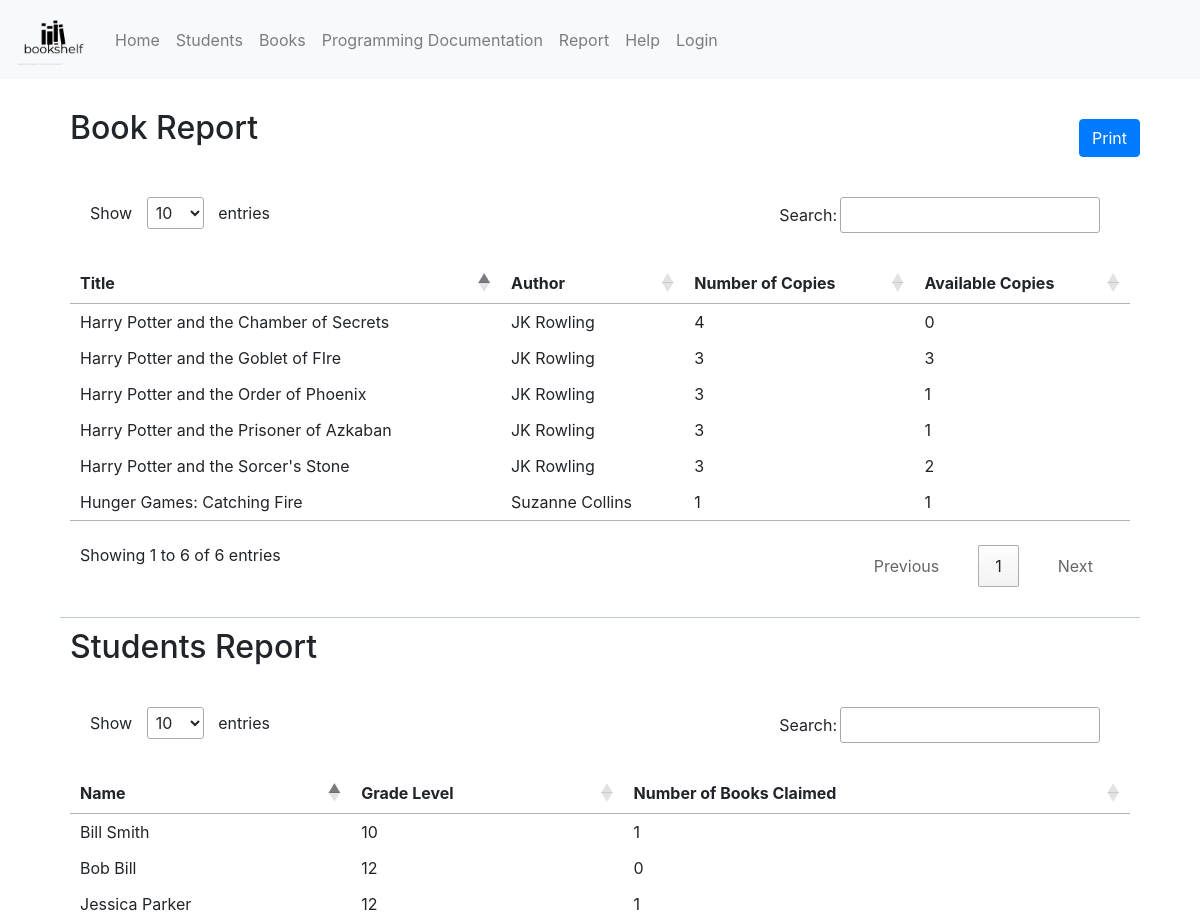
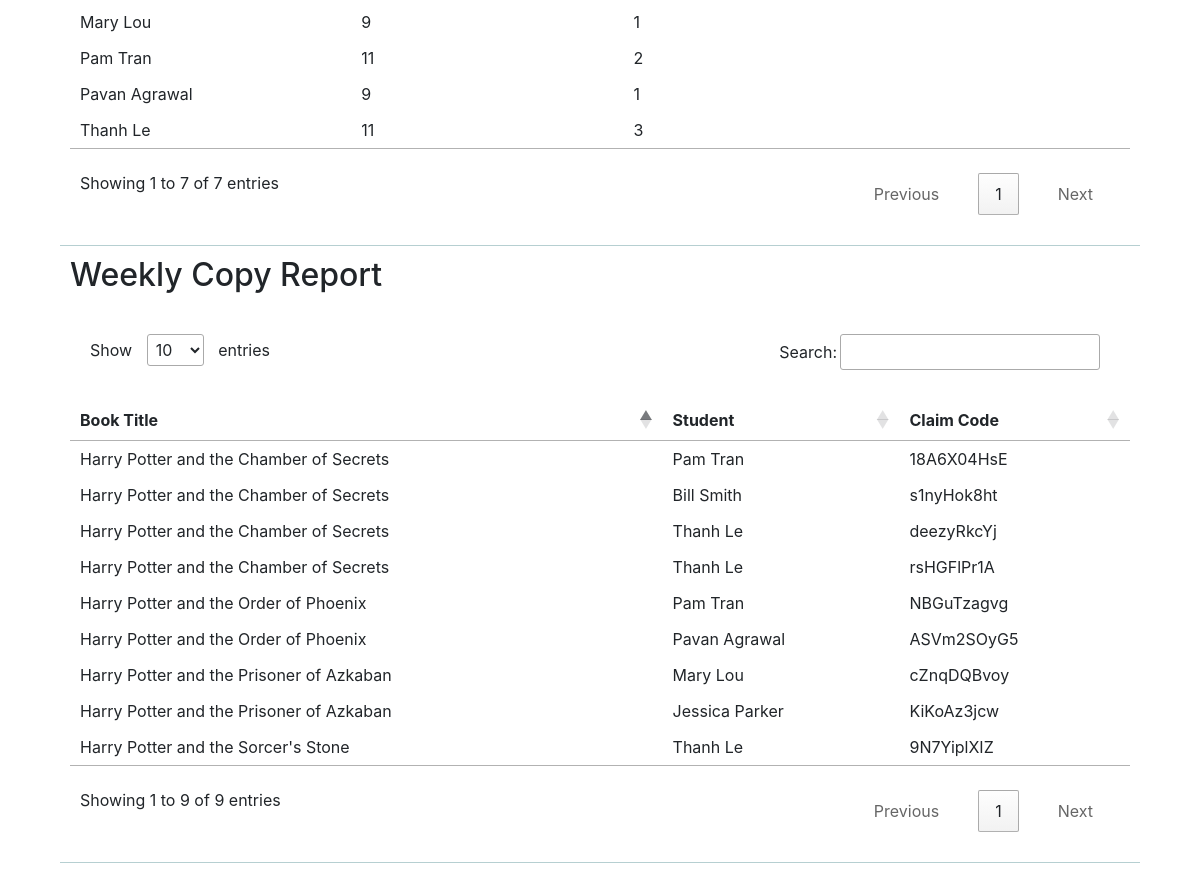
/report/, run on an earlier commit of the app's database (2 pictures, top to bottom).
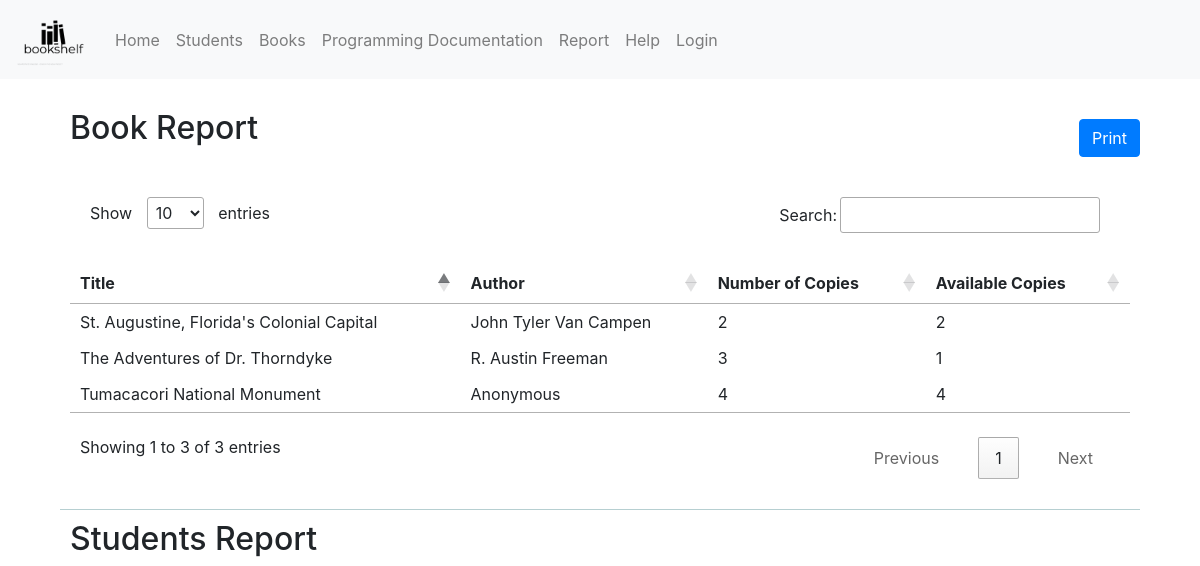
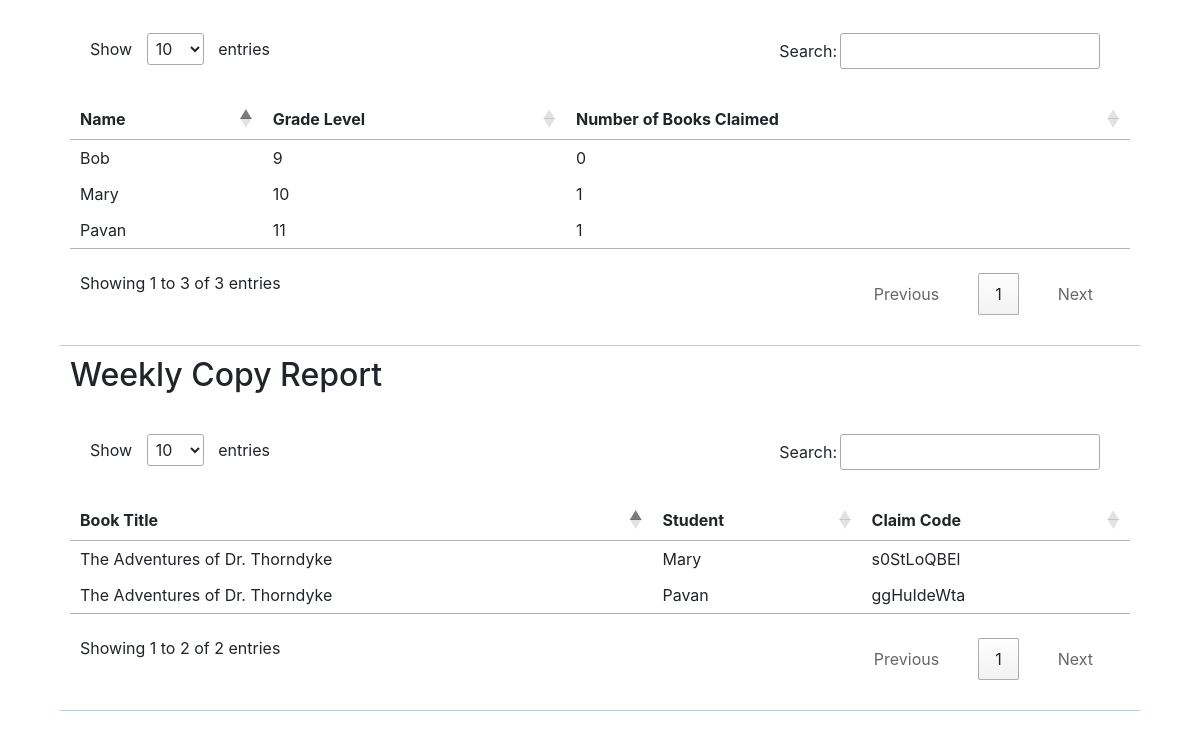
And on a later commit of the database (2 pictures, top to bottom).
### fbla_admin/models.py (models this page shows, shortened)
class book(models.Model):
    name = models.CharField(max_length=255)
    slug = extension_fields.AutoSlugField(populate_from='name', blank=True)
    created = models.DateTimeField(auto_now_add=True, editable=False)
    last_updated = models.DateTimeField(auto_now=True, editable=False)
    author = models.CharField(max_length=100)
    genre = models.CharField(max_length=100)
    image = models.ImageField(verbose_name="Cover Image", upload_to="book_images/", blank=True)
    class Meta:
        ordering = ('-created',)
    def __str__(self):
        return u'%s' % self.slug

class student(models.Model):
    name = models.CharField(max_length=255)
    slug = extension_fields.AutoSlugField(populate_from='name', blank=True)
    created = models.DateTimeField(auto_now_add=True, editable=False)
    last_updated = models.DateTimeField(auto_now=True, editable=False)
    grade_level = models.SmallIntegerField()
    class Meta:
        ordering = ('-created',)
    def __str__(self):
        return u'%s' % self.slug

class ebook(models.Model):
    name = models.CharField(max_length=255, verbose_name="Claim Code", unique=True)
    slug = extension_fields.AutoSlugField(populate_from='name', blank=True)
    created = models.DateTimeField(auto_now_add=True, editable=False)
    last_updated = models.DateTimeField(auto_now=True, editable=False)
    check_out_student = models.ForeignKey(
        'fbla_admin.student',
        on_delete=models.CASCADE, related_name="students",
        blank=True,
        null=True
    )
    book_id = models.ForeignKey(
        'fbla_admin.book',
        on_delete=models.CASCADE, related_name="books",
    )
    class Meta:
        ordering = ('-created',)
    def __str__(self):
        return u'%s' % self.slug

### fbla_admin/views.py (the view)
# urls.py: path('report/', views.report)
def report(request):
    context = {}
    toRet = []
    for bok in book.objects.all():
        bok.count  = ebook.objects.filter(book_id=bok.id).count()
        bok.available = bok.count - ebook.objects.filter(book_id=bok.id).exclude(check_out_student=None).count()
        toRet.append(bok)
    context['students'] = []
    for studen in student.objects.all():
        studen.count = ebook.objects.filter(check_out_student=studen.id).count()
        context['students'].append(studen)
    context['books'] = toRet
    context['ebooks'] =ebook.objects.exclude(check_out_student=None).all()
    print(context)
    return render(request, 'fbla_admin/report.html', context=context)

### fbla_admin/templates/fbla_admin/report.html (shortened to what this page needs)
{% extends "base.html" %} {% load static %} {% block content %}
<div class="grp gap">
  <button class="btn btn-primary" style="float: right;" onClick="window.print()">Print</button>
  <div class="card-group-x">
    <h2>Book Report</h2>
    <table id="tab1">
      <thead>
        <th>Title</th>
        <th>Author</th>
        <th>Number of Copies</th>
        <th>Available Copies</th>
      </thead>
      {% for book in books %}
      <tr>
        <td>{{ book.name }}</td>
        <td>{{ book.author }}</td>
        <td>{{ book.count }}</td>
        <td>{{ book.available }}</td>
      </tr>
      {% endfor %}
    </table>
  </div>
  <div class="card-group-x">
    <h2>Students Report</h2>
    <table id="tab2">
      <thead>
        <th>Name</th>
        <th>Grade Level</th>
        <th>Number of Books Claimed</th>
      </thead>
      {% for student in students %}
      <tr>
        <td>{{ student.name }}</td>
        <td>{{ student.grade_level }}</td>
        <td>{{ student.count }}</td>
      </tr>
      {% endfor %}
    </table>
  </div>
  <div class="card-group-x">
    <h2>Weekly Copy Report</h2>
    <table id="tab3">
      <thead>
        <th>Book Title</th>
        <th>Student</th>
        <th>Claim Code</th>
      </thead>
      {% for ebook in ebooks %}
      <tr>
        <td>{{ ebook.book_id.name }}</td>
        <td>{{ ebook.check_out_student.name }}</td>
        <td>{{ ebook.name }}</td>
      </tr>
      {% endfor %}
    </table>
  </div>
</div>
{% endblock %}

What changed in the data, as far as the page shows it:
removed book: name "Harry Potter and the Sorcer's Stone", author "JK Rowling", count "3", available "2"
removed book: name "Harry Potter and the Order of Phoenix", author "JK Rowling", count "3", available "1"
removed book: name "Harry Potter and the Goblet of FIre", author "JK Rowling", count "3", available "3"
removed book: name "Harry Potter and the Prisoner of Azkaban", author "JK Rowling", count "3", available "1"
removed book: name "Hunger Games: Catching Fire", author "Suzanne Collins", count "1", available "1"
removed book: name "Harry Potter and the Chamber of Secrets", author "JK Rowling", count "4", available "0"
removed student: name "Bill Smith", grade_level "10", count "1"
removed student: name "Jessica Parker", grade_level "12", count "1"
removed student: name "Mary Lou", grade_level "9", count "1"
removed student: name "Pam Tran", grade_level "11", count "2"
removed student: name "Bob Bill", grade_level "12", count "0"
removed student: name "Thanh Le", grade_level "11", count "3"
removed ebook: book_id.name "Harry Potter and the Chamber of Secrets", check_out_student.name "Pam Tran", name "18A6X04HsE"
removed ebook: book_id.name "Harry Potter and the Order of Phoenix", check_out_student.name "Pam Tran", name "NBGuTzagvg"
removed ebook: book_id.name "Harry Potter and the Order of Phoenix", check_out_student.name "Pavan Agrawal", name "ASVm2SOyG5"
removed ebook: book_id.name "Harry Potter and the Sorcer's Stone", check_out_student.name "Thanh Le", name "9N7YiplXIZ"
removed ebook: book_id.name "Harry Potter and the Prisoner of Azkaban", check_out_student.name "Mary Lou", name "cZnqDQBvoy"
removed ebook: book_id.name "Harry Potter and the Prisoner of Azkaban", check_out_student.name "Jessica Parker", name "KiKoAz3jcw"
removed ebook: book_id.name "Harry Potter and the Chamber of Secrets", check_out_student.name "Bill Smith", name "s1nyHok8ht"
removed ebook: book_id.name "Harry Potter and the Chamber of Secrets", check_out_student.name "Thanh Le", name "deezyRkcYj"
removed ebook: book_id.name "Harry Potter and the Chamber of Secrets", check_out_student.name "Thanh Le", name "rsHGFlPr1A"
added book: name "Tumacacori National Monument", author "Anonymous", count "4", available "4"
added book: name "St. Augustine, Florida's Colonial Capital", author "John Tyler Van Campen", count "2", available "2"
added book: name "The Adventures of Dr. Thorndyke", author "R. Austin Freeman", count "3", available "1"
added student: name "Mary", grade_level "10", count "1"
added student: name "Bob", grade_level "9", count "0"
changed student: name "Pavan Agrawal" → "Pavan"; grade_level "9" → "11"
added ebook: book_id.name "The Adventures of Dr. Thorndyke", check_out_student.name "Mary", name "s0StLoQBEl"
added ebook: book_id.name "The Adventures of Dr. Thorndyke", check_out_student.name "Pavan", name "ggHuIdeWta"
Also different on the page:
text written by a page script: "Show entries Search: Showing 1 to 6 of 6 entries Previous 1 Next" → "Show entries Search: Showing 1 to 3 of 3 entries Previous 1 Next"
text written by a page script: "Show entries Search: Showing 1 to 7 of 7 entries Previous 1 Next" → "Show entries Search: Showing 1 to 3 of 3 entries Previous 1 Next"
text written by a page script: "Show entries Search: Showing 1 to 9 of 9 entries Previous 1 Next" → "Show entries Search: Showing 1 to 2 of 2 entries Previous 1 Next"
